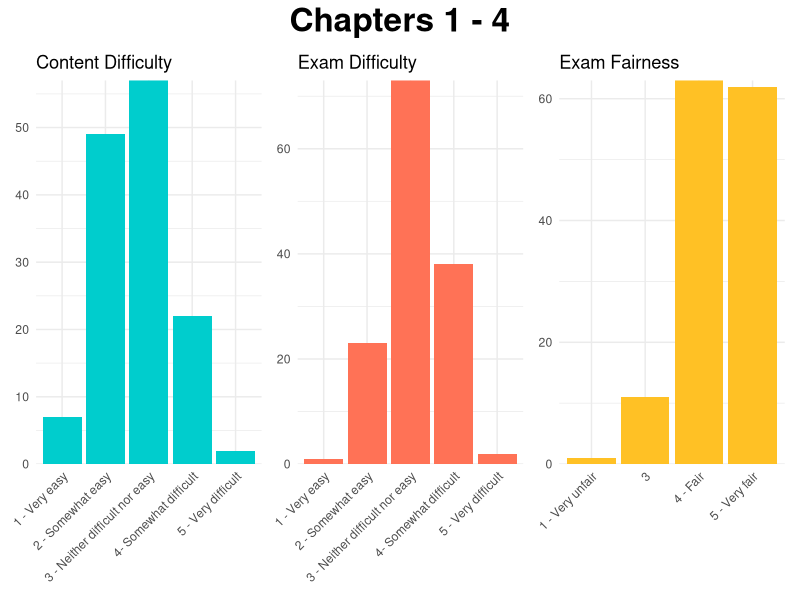
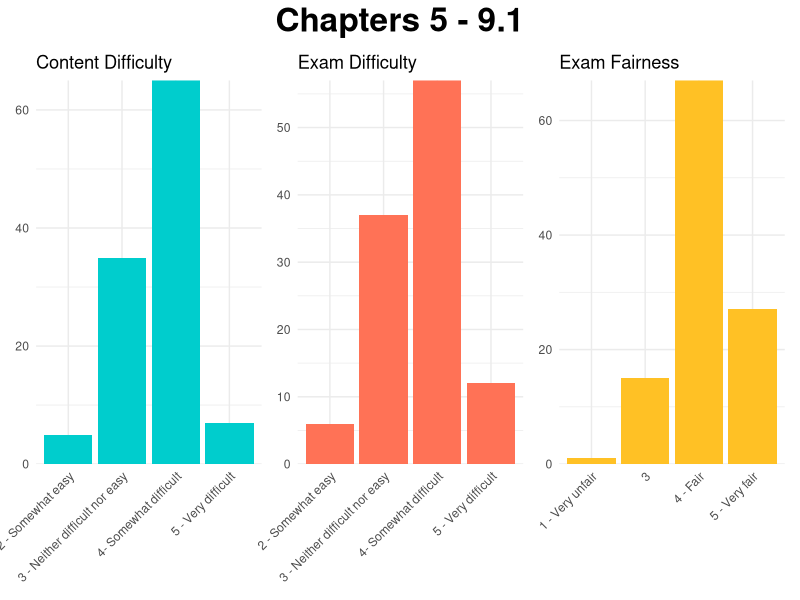
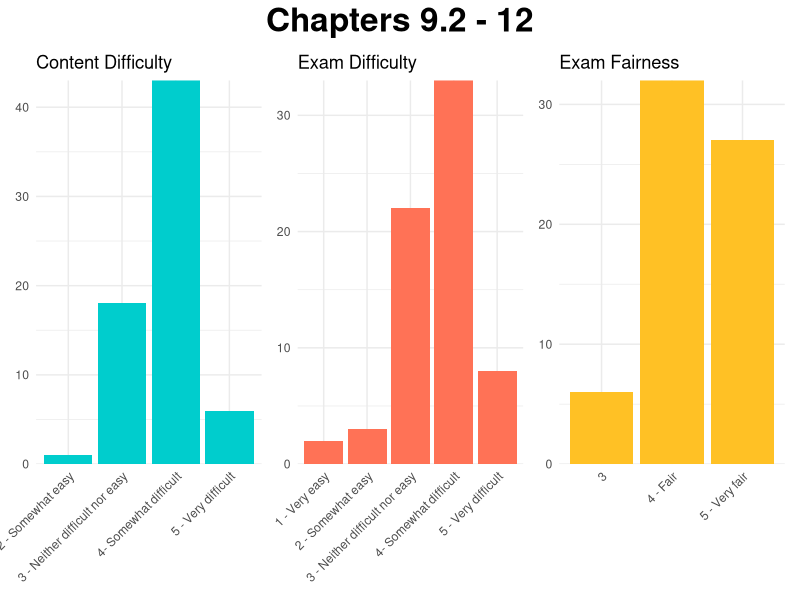
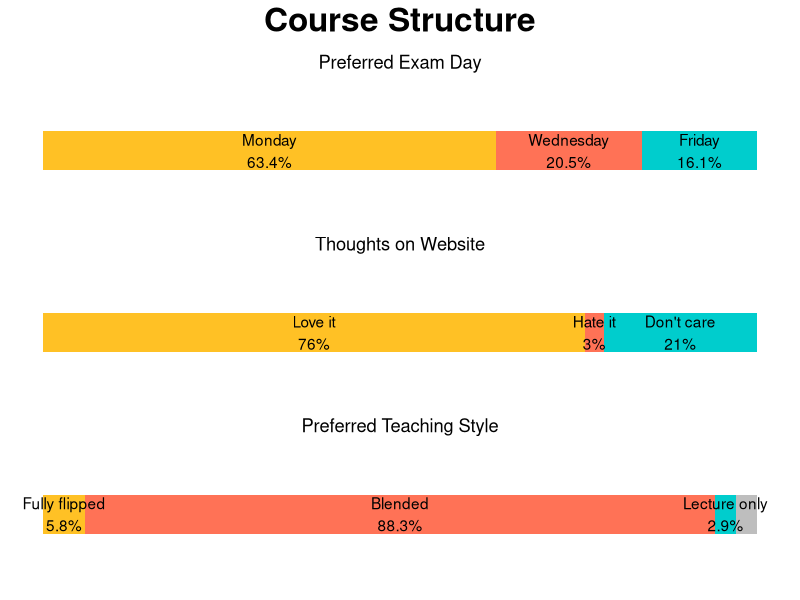
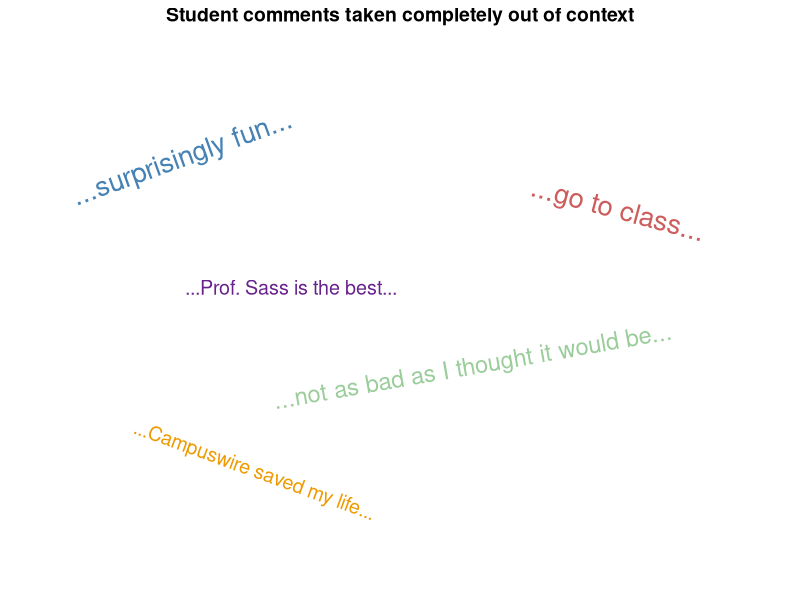

Source code (R) for these figures, in order:
## ---- chunk 1
#| echo: false
#| message: false
#| warning: false

library(ggplot2)
library(dplyr)
#library(fmsb)
library(patchwork)

survey1 <- read.csv("documents/course-survey1.csv")[,c(1, 6, 8, 10, 12, 14, 20, 22, 24)]

colnames(survey1) <- c("quarter", "difficulty_content", "demands_activity", "time_spent", "lecture_slides", "website", "teaching_style", "difficulty_exam", "fairness_exam")

survey1 <- survey1 %>% 
  mutate(
    fairness_exam = factor(fairness_exam,
                    levels = c("1 - Very unfair (how should I know this)",
                               "2 - unfair", 
                               "3 - Neither fair nor unfair", 
                               "4 - fair", 
                               "5 - Very fair (all topics were covered)"),
                    labels = c("1 - Very unfair", "2 - Unfair", "3", "4 - Fair", "5 - Very fair"))
  )


p_content <- survey1 %>% 
  count(difficulty_content) %>% 
  #mutate(difficulty = c("Very easy", "", "", "", "Very difficult")) %>% 
ggplot(aes(x = difficulty_content, y = n)) +
  geom_col(fill = "cyan3") +
  theme_minimal() +
  labs(x = NULL,
       y = NULL,
       title = "Content Difficulty") +
  #geom_text(aes(label = difficulty), nudge_y = 3) +
  scale_y_continuous(expand = c(0, 0)) +
  theme(axis.text.x = element_text(angle = 45, hjust = 1))

p_exam <- survey1 %>% 
  count(difficulty_exam) %>% 
  #mutate(difficulty = c("Very easy", "", "", "", "Very difficult")) %>% 
ggplot(aes(x = difficulty_exam, y = n)) +
  geom_col(fill = "coral1") +
  theme_minimal() +
  labs(x = NULL,
       y = NULL,
       title = "Exam Difficulty") +
  #geom_text(aes(label = difficulty), nudge_y = 3) +
  scale_y_continuous(expand = c(0, 0)) +
  theme(axis.text.x = element_text(angle = 45, hjust = 1))

  #mutate(difficulty = c("Very unfair", "", "", "", "Very fair")) %>% 
p_fair <- ggplot(survey1, aes(x = fairness_exam)) +
  geom_bar(fill = "goldenrod1") +
  theme_minimal() +
  labs(x = NULL,
       y = NULL,
       title = "Exam Fairness") +
  scale_y_continuous(expand = c(0, 0))+
  theme(axis.text.x = element_text(angle = 45, hjust = 1))

# time <- survey1 %>% 
#   count(time_spent)
# 
# time_plot <- tibble(`0-1 hours` = c(max(time$n), 0 ,time$n[1]), 
#                `1-3 hours` = c(max(time$n), 0 ,time$n[2]),
#                `3-5 hours` = c(max(time$n), 0 ,time$n[3]),
#                `5-7 hours` = c(max(time$n), 0 ,time$n[4]),
#                `7+ hours` = c(max(time$n), 0 ,time$n[5]))
# 
# radarchart(time_plot)

## ---- chunk 2
#| echo: false
#| message: false

p_content + p_exam + p_fair + 
  plot_annotation(title = "Chapters 1 - 4",
                  theme = theme(plot.title = element_text(
                    hjust = 0.5, size = 24, face = "bold")))
## ---- chunk 3
#| echo: false
# Survey 2
survey2 <- read.csv("documents/course-survey2.csv")[,c(1, 6, 8, 10, 12, 14, 16, 18, 20, 22)]

colnames(survey2) <- c("quarter", "classes_missed", "exam_day", "difficulty_content", "demands_activity", "time_spent", "lecture_slides", "website", "difficulty_exam", "fairness_exam")

survey2 <- survey2 %>% 
  mutate(
    fairness_exam = factor(fairness_exam,
                    levels = c("1 - Very unfair (how should I know this)",
                               "2 - unfair", 
                               "3 - Neither fair nor unfair", 
                               "4 - fair", 
                               "5 - Very fair (all topics were covered)"),
                    labels = c("1 - Very unfair", "2 - Unfair", "3", "4 - Fair", "5 - Very fair"))
  )


p_content2 <- survey2 %>% 
  count(difficulty_content) %>% 
  #mutate(difficulty = c("Very easy", "", "", "", "Very difficult")) %>% 
ggplot(aes(x = difficulty_content, y = n)) +
  geom_col(fill = "cyan3") +
  theme_minimal() +
  labs(x = NULL,
       y = NULL,
       title = "Content Difficulty") +
  #geom_text(aes(label = difficulty), nudge_y = 3) +
  scale_y_continuous(expand = c(0, 0)) +
  theme(axis.text.x = element_text(angle = 45, hjust = 1))

p_exam2 <- survey2 %>% 
  count(difficulty_exam) %>% 
  #mutate(difficulty = c("Very easy", "", "", "", "Very difficult")) %>% 
ggplot(aes(x = difficulty_exam, y = n)) +
  geom_col(fill = "coral1") +
  theme_minimal() +
  labs(x = NULL,
       y = NULL,
       title = "Exam Difficulty") +
  #geom_text(aes(label = difficulty), nudge_y = 3) +
  scale_y_continuous(expand = c(0, 0)) +
  theme(axis.text.x = element_text(angle = 45, hjust = 1))

  #mutate(difficulty = c("Very unfair", "", "", "", "Very fair")) %>% 
p_fair2 <- survey2 %>% 
  filter(!is.na(fairness_exam)) %>% 
  count(fairness_exam) %>% 
  ggplot(aes(x = fairness_exam, y = n)) +
  geom_col(fill = "goldenrod1") +
  theme_minimal() +
  labs(x = NULL,
       y = NULL,
       title = "Exam Fairness") +
  scale_y_continuous(expand = c(0, 0))+
  theme(axis.text.x = element_text(angle = 45, hjust = 1))

## ---- chunk 4
#| echo: false
#| message: false

p_content2 + p_exam2 + p_fair2 + 
  plot_annotation(title = "Chapters 5 - 9.1",
                  theme = theme(plot.title = element_text(
                    hjust = 0.5, size = 24, face = "bold")))
## ---- chunk 5
#| echo: false
# Survey 3
survey3 <- read.csv("documents/course-survey3.csv")[,c(1, 6, 8, 10, 12, 14, 16, 18, 20, 22)]

colnames(survey3) <- c("quarter", "classes_missed", "exam_day", "difficulty_content", "demands_activity", "time_spent", "lecture_slides", "website", "difficulty_exam", "fairness_exam")

survey3 <- survey3 %>% 
  filter(difficulty_content != "") %>% 
  mutate(
    fairness_exam = factor(fairness_exam,
                    levels = c("1 - Very unfair (how should I know this)",
                               "2 - unfair", 
                               "3 - Neither fair nor unfair", 
                               "4 - fair", 
                               "5 - Very fair (all topics were covered)"),
                    labels = c("1 - Very unfair", "2 - Unfair", "3", "4 - Fair", "5 - Very fair"))
  )


p_content3 <- survey3 %>% 
  filter(!is.na(difficulty_content)) %>% 
  count(difficulty_content) %>%  
ggplot(aes(x = difficulty_content, y = n)) +
  geom_col(fill = "cyan3") +
  theme_minimal() +
  labs(x = NULL,
       y = NULL,
       title = "Content Difficulty") +
  scale_y_continuous(expand = c(0, 0)) +
  theme(axis.text.x = element_text(angle = 45, hjust = 1))

p_exam3 <- survey3 %>% 
  filter(!is.na(difficulty_exam)) %>% 
  count(difficulty_exam) %>%  
ggplot(aes(x = difficulty_exam, y = n)) +
  geom_col(fill = "coral1") +
  theme_minimal() +
  labs(x = NULL,
       y = NULL,
       title = "Exam Difficulty") +
  scale_y_continuous(expand = c(0, 0)) +
  theme(axis.text.x = element_text(angle = 45, hjust = 1))

p_fair3 <- survey3 %>% 
  filter(!is.na(fairness_exam)) %>% 
  count(fairness_exam) %>% 
  ggplot(aes(x = fairness_exam, y = n)) +
  geom_col(fill = "goldenrod1") +
  theme_minimal() +
  labs(x = NULL,
       y = NULL,
       title = "Exam Fairness") +
  scale_y_continuous(expand = c(0, 0))+
  theme(axis.text.x = element_text(angle = 45, hjust = 1))

## ---- chunk 6
#| echo: false
#| message: false

p_content3 + p_exam3 + p_fair3 + 
  plot_annotation(title = "Chapters 9.2 - 12",
                  theme = theme(plot.title = element_text(
                    hjust = 0.5, size = 24, face = "bold")))
## ---- chunk 7
#| echo: false
#| message: false

# Exam day wrangling
tmp <- survey2 %>% 
  select(exam_day) %>% 
  count(exam_day) %>% 
  mutate(prop = n/sum(n),
         exam_day = factor(exam_day,
                           levels = c("Friday", "Wednesday", "Monday")),
         y = rep("exam", 3),
         label = paste0(exam_day,"\n",scales::percent(prop))) %>% 
  arrange(exam_day)


pos1 <- tmp[tmp$exam_day == "Monday",]$prop/2
pos2 <- tmp[tmp$exam_day == "Monday",]$prop + tmp[tmp$exam_day == "Wednesday",]$prop/2
pos3 <- 1 - tmp[tmp$exam_day == "Friday",]$prop/2

tmp$pos <- c(pos3, pos2, pos1)
  
p_exam_day <- ggplot(tmp, aes(x = prop, y = y, fill = exam_day)) +
  geom_col(position = "fill", width = 0.3) +
  scale_fill_manual(NULL,
                    values = c("cyan3","coral1", "goldenrod1")) +
  theme_void() +
  labs(x = NULL,
       y = NULL,
       title = "Preferred Exam Day") +
  geom_text(aes(x = pos, label = label)) +
  theme(legend.position = "none",
        plot.title = element_text(hjust = 0.5))

# Website
tmp2 <- survey2 %>% 
  select(website) %>% 
  count(website) %>% 
  mutate(prop = n/sum(n),
         website = factor(website,
                           levels = c("Don't care either way",
                                      "Hate it - go back to Canvas",
                                      "Love it - organized and easy to use"),
                          labels = c("Don't care", "Hate it", "Love it")),
         y = rep("y", 3),
         label = paste0(website,"\n",scales::percent(prop))) %>% 
  arrange(website)


pos1 <- tmp2[tmp2$website == "Love it",]$prop/2
pos2 <- tmp2[tmp2$website == "Love it",]$prop + tmp2[tmp2$website == "Hate it",]$prop/2
pos3 <- 1 - tmp2[tmp2$website == "Don't care",]$prop/2

tmp2$pos <- c(pos3, pos2, pos1)
p_website <- ggplot(tmp2, aes(x = prop, y = y, fill = website)) +
  geom_col(position = "fill", width = 0.3) +
  scale_fill_manual(NULL,
                    values = c("cyan3","coral1", "goldenrod1")) +
  theme_void() +
  labs(x = NULL,
       y = NULL,
       title = "Thoughts on Website") +
  geom_text(aes(x = pos, label = label)) +
  theme(legend.position = "none",
        plot.title = element_text(hjust = 0.5))

##########################################################
# teaching style
tmp <- survey1 %>% 
  select(teaching_style) %>% 
  count(teaching_style) %>% 
  mutate(prop = n/sum(n),
         teaching_style = factor(teaching_style,
                           levels = c("Doesn't matter to me.",
                                      "Would prefer full lecture (completely on your own for activity outside of class)",
                                      "I enjoy class as is (Lecture, activity, some solutions)", 
                                      "Would prefer fully flipped! (Watch lecture videos outside of class and spend entire time working on activity.)"),
                           labels = c("Don't care",
                                      "Lecture only",
                                      "Blended",
                                      "Fully flipped")),
         y = rep("y", 4),
         label = paste0(teaching_style,"\n",scales::percent(prop))) %>% 
  arrange(teaching_style)

tmp$label[1] <- ""

pos1 <- tmp[tmp$teaching_style == "Fully flipped",]$prop/2
pos2 <- tmp[tmp$teaching_style == "Fully flipped",]$prop + tmp[tmp$teaching_style == "Blended",]$prop/2
pos3 <- tmp[tmp$teaching_style == "Fully flipped",]$prop + tmp[tmp$teaching_style == "Blended",]$prop + tmp[tmp$teaching_style == "Lecture only",]$prop/2
pos4 <- 1 - tmp[tmp$teaching_style == "Don't care",]$prop/2

tmp$pos <- c(pos4, pos3, pos2, pos1)
  
p_style <- ggplot(tmp, aes(x = prop, y = y, fill = teaching_style)) +
  geom_col(position = "fill", width = 0.3) +
  scale_fill_manual(NULL,
                    values = c("gray", "cyan3","coral1", "goldenrod1")) +
  theme_void() +
  labs(x = NULL,
       y = NULL,
       title = "Preferred Teaching Style") +
  geom_text(aes(x = pos, label = label)) +
  theme(legend.position = "none",
        plot.title = element_text(hjust = 0.5))


p_exam_day/ p_website/ p_style + 
  plot_annotation(title = "Course Structure",
                  theme = theme(plot.title = element_text(
                    hjust = 0.5, size = 24, face = "bold")))
## ---- chunk 8
#| echo: false

ggplot() +
  theme_void() +
  labs(title = "Student comments taken completely out of context") +
  theme(plot.title = element_text(
                    hjust = 0.5, size = 14, face = "bold")) +
  scale_y_continuous(limits = c(0, 10)) +
  scale_x_continuous(limits = c(0, 10)) +
  annotate("text", x = 2, y = 8,
           label = "...surprisingly fun...",
           color = "steelblue", angle = 20, size = 7) +
  annotate("text", x = 3.5, y = 5.5,
           label = "...Prof. Sass is the best...",
           color = "darkorchid4", angle = 0, size = 5) +
  annotate("text", x = 6, y = 4,
           label = "...not as bad as I thought it would be...",
            color = "darkseagreen3", angle = 10, size = 6) +
  annotate("text", x = 3, y = 2,
           label = "...Campuswire saved my life...",
            color = "orange2", angle = -20, size = 5) +
  annotate("text", x = 8, y = 7,
           label = "...go to class...",
            color = "indianred", angle = -15, size = 7)
